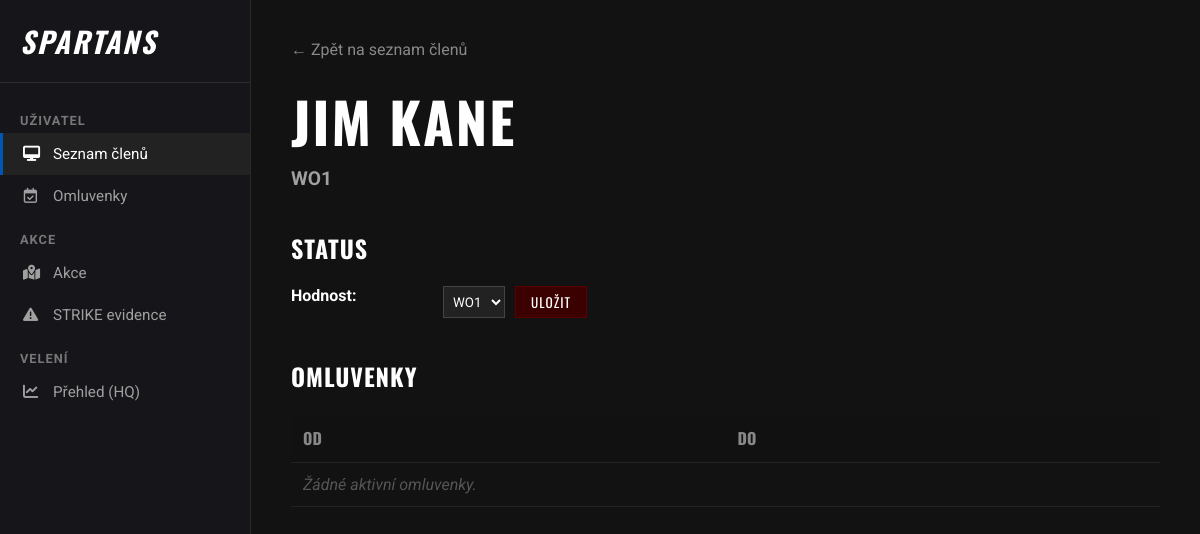
The page /profil/5 on the database its author committed.
### app.py (models this page shows)
class Clen(db.Model):
    id = db.Column(db.Integer, primary_key=True)
    jmeno = db.Column(db.String(50), nullable=False)
    hodnost_id = db.Column(db.Integer, db.ForeignKey('hodnost.id'), nullable=False)
    hodnost = db.relationship('Hodnost')

class Hodnost(db.Model):
    id = db.Column(db.Integer, primary_key=True)
    nazev = db.Column(db.String(50), nullable=False)

### app.py (the view)
@app.route('/profil/<int:id>')
def profil(id):
    vybrany_clen = Clen.query.get_or_404(id)
    omluvenky_clena = Omluvenka.query.filter_by(clen_id=id).all()
    hodnosti_z_db = Hodnost.query.all()
    return render_template('profil.html', clen=vybrany_clen, omluvenky=omluvenky_clena, hodnosti=hodnosti_z_db)

### templates/profil.html (shortened to what this page needs)
<!DOCTYPE html>
<html lang="cs">
<head>
    <link rel="stylesheet" href="https://cdnjs.cloudflare.com/ajax/libs/font-awesome/6.4.0/css/all.min.css">
    <link rel="stylesheet" href="{{ url_for('static', filename='profil.css') }}">
</head>
<body>
    <div class="sidebar">
      <div class="sidebar-brand">
        <i> SPARTANS</i>
      </div>
      <div class="sidebar-category">Uživatel</div>
      <div class="sidebar-nav">
        <a href="/" class="active"
          ><i class="fa-solid fa-desktop"></i> Seznam členů</a
        >
        <a href="/omluvenky"
          ><i class="fa-regular fa-calendar-check"></i> Omluvenky</a
        >
      </div>
      <div class="sidebar-category">Akce</div>
      <div class="sidebar-nav">
        <a href="/akce"><i class="fa-solid fa-map-location-dot"></i> Akce </a>
        <a href="/strike"><i class="fa-solid fa-triangle-exclamation"></i> STRIKE evidence</a>
      </div>
      <div class="sidebar-category">Velení</div>
      <div class="sidebar-nav">
          <a href="/dashboard"><i class="fa-solid fa-chart-line"></i> Přehled (HQ)</a>
      </div>
    </div>
    <div class="main-content">
        <a href="/" style="color: #888; text-decoration: none; margin-bottom: 20px; display: inline-block;">← Zpět na seznam členů</a>
        <div class="container">
            <div class="left-column">
                <h1>{{ clen.jmeno }}</h1>
                <div class="subtitle">{{ clen.hodnost.nazev }}</div>
                <h2>Status</h2>
                <div style="display: grid; grid-template-columns: 140px 1fr; gap: 12px; margin-bottom: 30px;">
                    <div style="font-weight: bold; color: #fff;">Hodnost:</div>
                    <div>
                        <form action="/zmenit_hodnost/{{ clen.id }}" method="POST" style="display: flex; gap: 10px; margin: 0;">
                            <select name="hodnost" style="padding: 5px;">
                                {% for h in hodnosti %}
                                    <option value="{{ h.id }}" {% if clen.hodnost_id == h.id %}selected{% endif %}>{{ h.nazev }}</option>
                                {% endfor %}
                            </select>
                            <button type="submit" style="padding: 5px 15px;">Uložit</button>
                        </form>
                    </div>
                </div>
                <h2>Omluvenky</h2>
                <table>
                    <tr>
                        <th>Od</th>
                        <th>Do</th>
                    </tr>
                    {% for omluvenka in omluvenky %}
                    <tr>
                        <td>{{ omluvenka.datum_od }}</td>
                        <td>{{ omluvenka.datum_do }}</td>
                    </tr>
                    {% else %}
                    <tr>
                        <td colspan="2" style="color: #555; font-style: italic;">Žádné aktivní omluvenky.</td>
                    </tr>
                    {% endfor %}
                </table>
            </div>
        </div>
    </div>
</body>
</html>

### static/profil.css (style rules this page uses)
body { background-color: #121212; color: #e0e0e0; font-family: 'Roboto', sans-serif; margin: 0; padding: 0; display: flex; min-height: 100vh; }
.sidebar { width: 250px; background-color: #16161a; border-right: 1px solid #2a2a2a; display: flex; flex-direction: column; padding-top: 20px; flex-shrink: 0; }
.sidebar-brand { color: #fff; font-family: 'Oswald', sans-serif; font-size: 1.8rem; font-weight: bold; letter-spacing: 2px; padding: 0 20px 20px 20px; border-bottom: 1px solid #2a2a2a; margin-bottom: 15px; display: flex; align-items: center; gap: 10px; }
.sidebar-category { color: #777; font-size: 0.8rem; text-transform: uppercase; font-weight: bold; margin: 15px 20px 5px 20px; letter-spacing: 1px; }
.sidebar-nav { display: flex; flex-direction: column; }
.sidebar-nav a { color: #a0a0a0; text-decoration: none; padding: 12px 20px; display: flex; align-items: center; gap: 15px; font-size: 0.95rem; transition: all 0.2s; border-left: 3px solid transparent; }
.sidebar-nav a.active { background-color: #222; color: #fff; border-left-color: #0056b3; }
.sidebar-nav a i { width: 15px; text-align: center; }
.main-content { flex: 1; padding: 40px; background-color: #121212; box-sizing: border-box; }
.container { max-width: 1200px; margin: 0 auto; display: flex; gap: 60px; flex-wrap: wrap; }
.left-column { flex: 1; min-width: 300px; }
h1 { font-family: 'Oswald', sans-serif; font-size: 3.5rem; margin: 0; text-transform: uppercase; color: #ffffff; letter-spacing: 2px; }
.subtitle { font-size: 1.2rem; font-weight: bold; color: #a0a0a0; margin-top: 5px; margin-bottom: 15px; }
h2 { font-family: 'Oswald', sans-serif; font-size: 1.5rem; text-transform: uppercase; letter-spacing: 1px; color: #fff; margin-top: 40px; margin-bottom: 20px; }
input, select, button { background-color: #222; color: #fff; border: 1px solid #444; padding: 10px 15px; font-family: 'Roboto', sans-serif; }
button { background-color: #3b0000; border: 1px solid #5a0000; cursor: pointer; font-family: 'Oswald', sans-serif; text-transform: uppercase; letter-spacing: 1px; transition: background 0.2s; }
table { width: 100%; border-collapse: collapse; margin-top: 10px; }
th, td { padding: 12px; text-align: left; border-bottom: 1px solid #222; }
th { background-color: #111; font-family: 'Oswald', sans-serif; color: #888; text-transform: uppercase; }

### rows shown on the page
Clen: jmeno "JIM KANE", hodnost "WO1"
Hodnost: hodnost.nazev "WO1"
